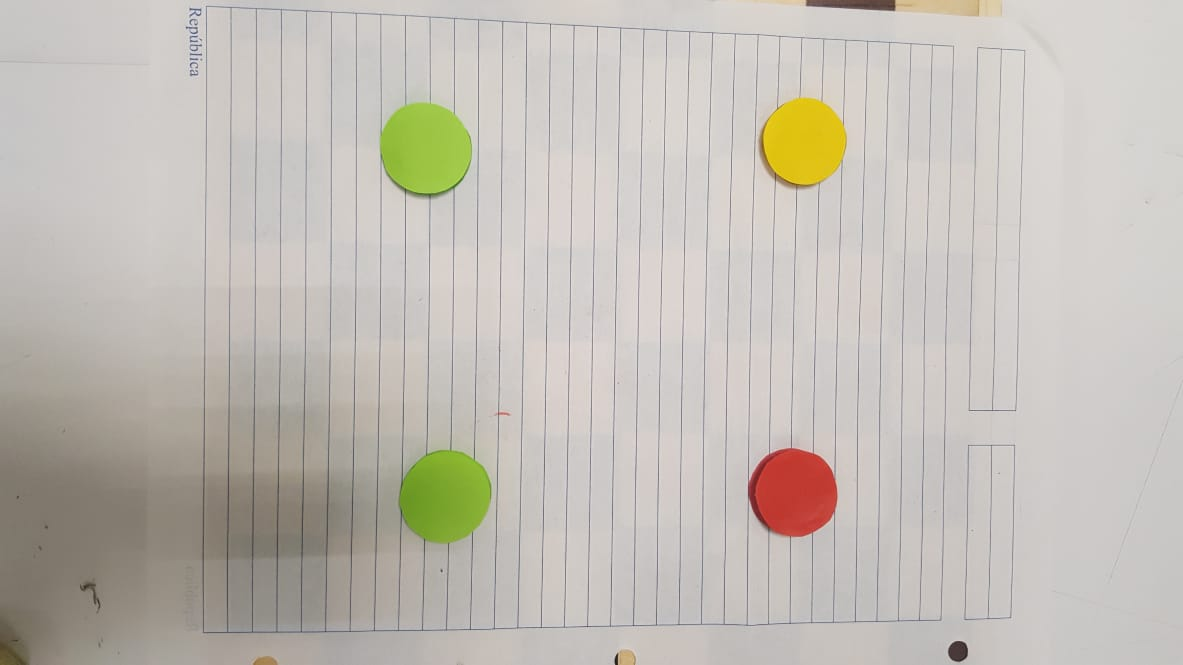
#> input picture img2.jpeg, 1183 x 665 px
$ python color_trackingArray.py
#> lines starting #> are read from the running program, lines starting #| are printed output that depends on the picture; after the words box and inside, x2 and y2 are one past the last pixel; in counts of white or black regions, pixels touching at a corner belong together
import cv2
import numpy as np

#Detectar colores
greenLowerBound = np.array([33, 80, 40])
greenUpperBound = np.array([102, 255, 255])
orangeLowerBound = np.array([18, 40, 90])
orangeUpperBound = np.array([27, 255, 255])
yellowLowerBound = np.array([20, 100, 100])
yellowUpperBound = np.array([30, 255, 255])
redLowerBound = np.array([0, 100, 100])
redUpperBound = np.array([10, 255, 255])
array = dict()
#Iniciar la captura de video
#cam = cv2.VideoCapture(0, cv2.CAP_DSHOW)
kernelOpen = np.ones((5, 5))
kernelClose = np.ones((20, 20))
font = cv2.FONT_HERSHEY_SIMPLEX

img = cv2.imread('img2.jpeg')
#> img is the input picture: shape (665, 1183, 3); mean B, G, R 182.6, 190, 195.1
img = cv2.resize(img, (510, 330))
#> img: shape (330, 510, 3)

#  BGR a HSV
imgHSV = cv2.cvtColor(img, cv2.COLOR_BGR2HSV)
#> imgHSV: shape (330, 510, 3); mean H, S, V 19.7, 18.1, 195.8
# crear la máscara
#mask = cv2.inRange(imgHSV, redLowerBound, redUpperBound)
greenmask = cv2.inRange(imgHSV, greenLowerBound, greenUpperBound)
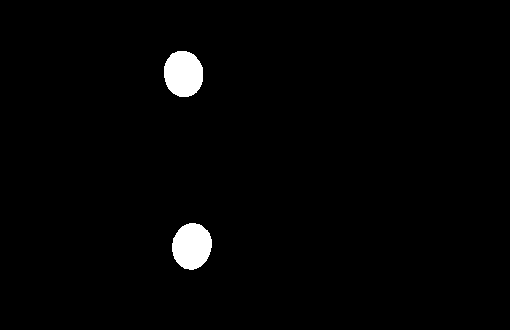
#> greenmask: shape (330, 510); 1.7% white; 2 white regions, box (x1, y1, x2, y2) and area: (164, 51, 203, 97) 1450, (172, 223, 212, 270) 1450
yellowmask = cv2.inRange(imgHSV, yellowLowerBound, yellowUpperBound)
#> yellowmask: shape (330, 510); 0.75% white; 3 white regions (2 under 20 px), largest, box (x1, y1, x2, y2) and area: (328, 48, 365, 93) 1257
redmask = cv2.inRange(imgHSV, redLowerBound, redUpperBound)
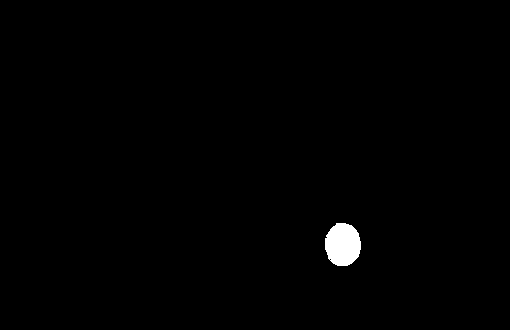
#> redmask: shape (330, 510); 0.73% white; 1 white region, box (x1, y1, x2, y2) and area: (325, 223, 361, 266) 1235

# morfología
# amarillo
yellowmaskOpen = cv2.morphologyEx(yellowmask, cv2.MORPH_OPEN, kernelOpen)
#> yellowmaskOpen: shape (330, 510); 0.74% white; 1 white region, box (x1, y1, x2, y2) and area: (328, 48, 365, 92) 1253
yellowmaskClose = cv2.morphologyEx(yellowmaskOpen, cv2.MORPH_CLOSE, kernelClose)
#> yellowmaskClose: shape (330, 510); 0.74% white; 1 white region
yellowmaskFinal = yellowmaskClose
yellowconts, hy = cv2.findContours(yellowmaskFinal.copy(), cv2.RETR_EXTERNAL, cv2.CHAIN_APPROX_NONE)
#> yellowconts = 1 contour; box (x1, y1, x2, y2) and area: (329, 49, 366, 93) 1196; hy = [[-1, -1, -1, -1]]
cv2.drawContours(img, yellowconts, -1, (255, 255, 255), 3)
# rojo
redmaskOpen = cv2.morphologyEx(redmask, cv2.MORPH_OPEN, kernelOpen)
#> redmaskOpen: shape (330, 510); 0.73% white; 1 white region, box (x1, y1, x2, y2) and area: (325, 223, 361, 266) 1231
redmaskClose = cv2.morphologyEx(redmaskOpen, cv2.MORPH_CLOSE, kernelClose)
#> redmaskClose: shape (330, 510); 0.73% white; 1 white region
redmaskFinal = redmaskClose
redconts, hr = cv2.findContours(redmaskFinal.copy(), cv2.RETR_EXTERNAL, cv2.CHAIN_APPROX_NONE)
#> redconts = 1 contour; box (x1, y1, x2, y2) and area: (326, 224, 362, 267) 1172; hr = [[-1, -1, -1, -1]]
cv2.drawContours(img, redconts, -1, (255, 255, 255), 3)
# verde
greenmaskOpen = cv2.morphologyEx(greenmask, cv2.MORPH_OPEN, kernelOpen)
greenmaskClose = cv2.morphologyEx(greenmaskOpen, cv2.MORPH_CLOSE, kernelClose)
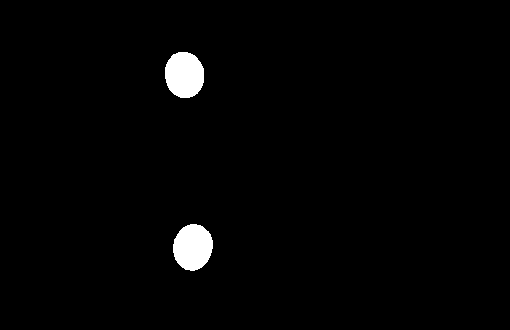
#> greenmaskClose: shape (330, 510); 1.7% white; 2 white regions
greenmaskFinal = greenmaskClose
greenconts, hg = cv2.findContours(greenmaskFinal.copy(), cv2.RETR_EXTERNAL, cv2.CHAIN_APPROX_NONE)
#> greenconts = 2 contours; box (x1, y1, x2, y2) and area: (173, 224, 213, 271) 1389, (165, 52, 204, 98) 1388; hg = [[1, -1, -1, -1], [-1, 0, -1, -1]]
cv2.drawContours(img, greenconts, -1, (255, 255, 255), 3)
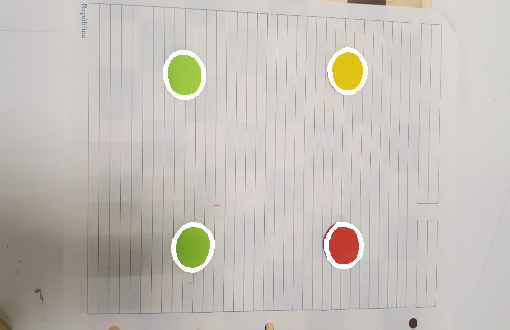
#> img: shape (330, 510, 3); mean B, G, R 184.7, 191.3, 196.2

for i in range(len(yellowconts)):
    x, y, w, h = cv2.boundingRect(yellowconts[i])
    #cv2.rectangle(img, (x, y), (x + w, y + h), (255, 255, 255), 2)
    if ((x+w) <= 255) and ((y+h) <= 190):
        cv2.putText(img, "[1,1]", (0, 150), font, 1, (0, 0, 0), 2, cv2.LINE_AA)
        array[1]=1
    elif ((x+w) <= 255) and ((y+h) >= 190):
        cv2.putText(img, "[1,3]", (0, 320), font, 1, (0, 0, 0), 2, cv2.LINE_AA)
        array[2]=1
    elif ((x+w) >= 255) and ((y+h) <= 190):
        cv2.putText(img, "[1,2]", (255, 150), font, 1, (0, 0, 0), 2, cv2.LINE_AA)
        array[3]=1
    elif ((x+w) >= 255) and ((y+h) >= 190):
        cv2.putText(img, "[1,4]", (255, 320), font, 1, (0, 0, 0), 2, cv2.LINE_AA)
        array[4]=1
#> this loop made 1 pass
#> (x, y, w, h) on pass 1: (329, 49, 37, 44)
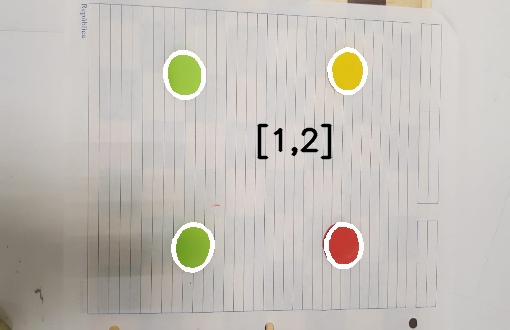
#> img: shape (330, 510, 3); 0.56% of pixels changed, all inside (x1, y1, x2, y2) = (257, 123, 332, 160)
#> after the loop, array = {3: 1}
for i in range(len(redconts)):
    x, y, w, h = cv2.boundingRect(redconts[i])
    #cv2.rectangle(img, (x, y), (x + w, y + h), (255, 255, 255), 2)
    if ((x+w) <= 255) and ((y+h) <= 190):
        cv2.putText(img, "[2,1]", (0, 150), font, 1, (0, 0, 0), 2, cv2.LINE_AA)
        array[1]=2
    elif ((x+w) <= 255) and ((y+h) >= 190):
        cv2.putText(img, "[2,3]", (0, 320), font, 1, (0, 0, 0), 2, cv2.LINE_AA)
        array[2]=2
    elif ((x+w) >= 255) and ((y+h) <= 190):
        cv2.putText(img, "[2,2]", (255, 150), font, 1, (0, 0, 0), 2, cv2.LINE_AA)
        array[3]=2
    elif ((x+w) >= 255) and ((y+h) >= 190):
        cv2.putText(img, "[2,4]", (255, 320), font, 1, (0, 0, 0), 2, cv2.LINE_AA)
        array[4]=2
#> this loop made 1 pass
#> (x, y, w, h) on pass 1: (326, 224, 36, 43)
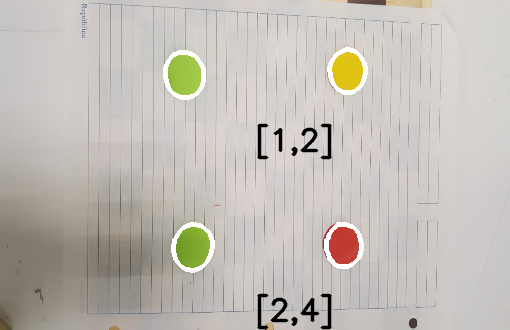
#> img: shape (330, 510, 3); 0.62% of pixels changed, all inside (x1, y1, x2, y2) = (257, 293, 332, 330)
#> after the loop, array = {3: 1, 4: 2}

for i in range(len(greenconts)):
    x, y, w, h = cv2.boundingRect(greenconts[i])
    #cv2.rectangle(img, (x, y), (x + w, y + h), (255, 255, 255), 2)
    if ((x+w) <= 255) and ((y+h) <= 190):
        cv2.putText(img, "[3,1]", (0, 150), font, 1, (0, 0, 0), 2, cv2.LINE_AA)
        array[1]=3
    elif ((x+w) <= 255) and ((y+h) >= 190):
        cv2.putText(img, "[3,3]", (0, 320), font, 1, (0, 0, 0), 2, cv2.LINE_AA)
        array[2]=3
    elif ((x+w) >= 255) and ((y+h) <= 190):
        cv2.putText(img, "[3,2]", (255, 150), font, 1, (0, 0, 0), 2, cv2.LINE_AA)
        array[3]=3
    elif ((x+w) >= 255) and ((y+h) >= 190):
        cv2.putText(img, "[3,4]", (255, 320), font, 1, (0, 0, 0), 2, cv2.LINE_AA)
        array[4]=3
#> this loop made 2 passes
#> (x, y, w, h) on passes 1 to 2: (173, 224, 40, 47), (165, 52, 39, 46)
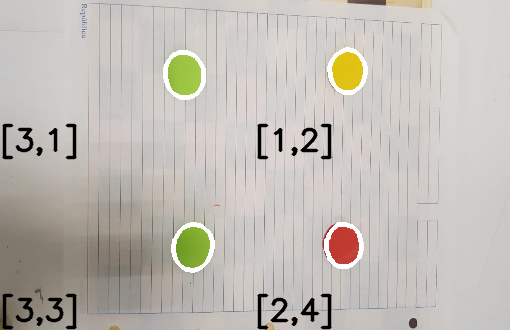
#> img: shape (330, 510, 3); 1.18% of pixels changed, all inside (x1, y1, x2, y2) = (2, 123, 77, 330)
#> after the loop, array = {3: 1, 4: 2, 2: 3, 1: 3}
print(array)
#| {3: 1, 4: 2, 2: 3, 1: 3}
